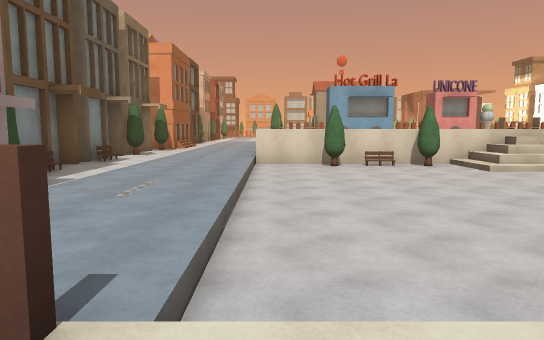
[1] (above)

23 first-person views from a walk through a scene from a Unity 3-D project. The camera is 1.5 m above the floor, tilts 6° down and sees 70° across. The floor is counted in squares, 2 m on a side. Each view is taken from the middle of a square. On the plan, view 1 faces up. The plan holds only what a view shows up to about 12 squares ahead; the rest is blank. The place goes on beyond the plan. The player character is not drawn. Surface patterns are stand-ins for the level's own textures.

[2]
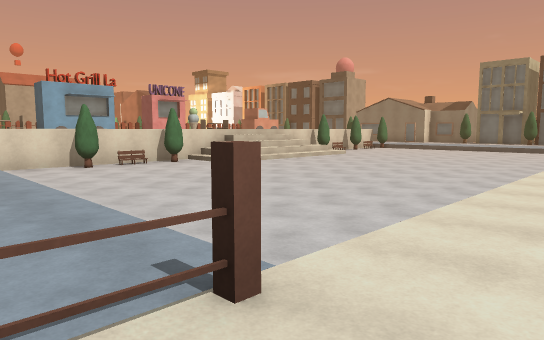

[3]
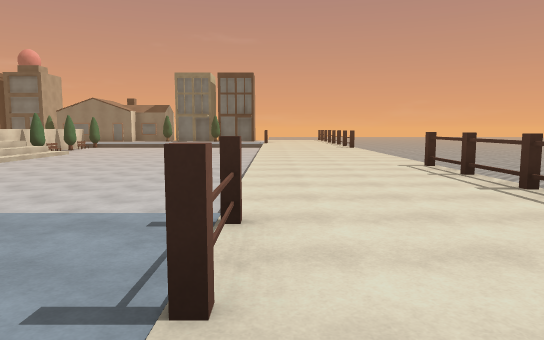

[4]
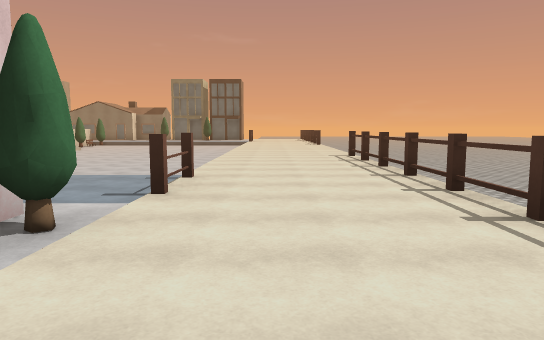

[5]
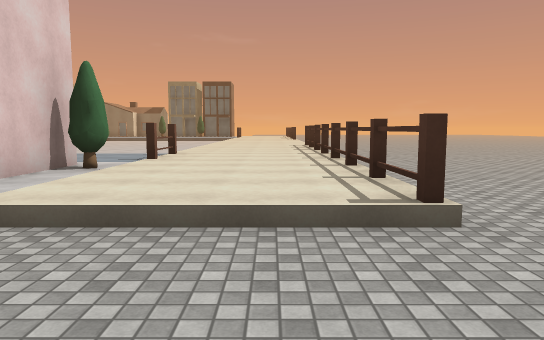

[6]
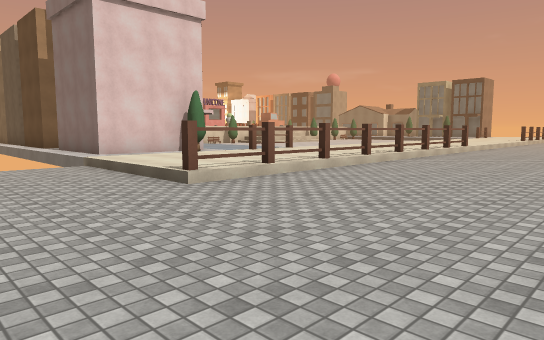

[7]
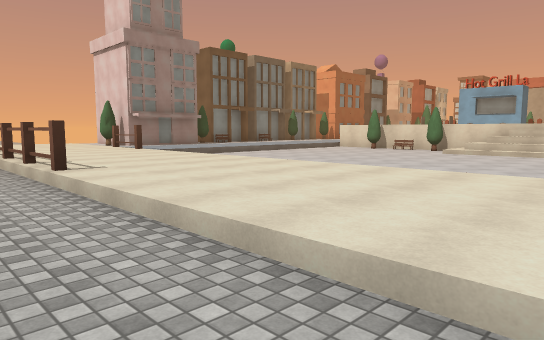

[8]
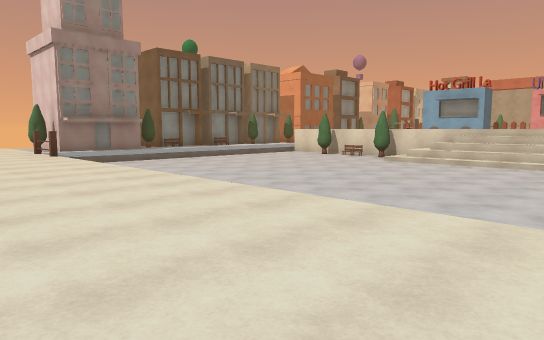

[9]
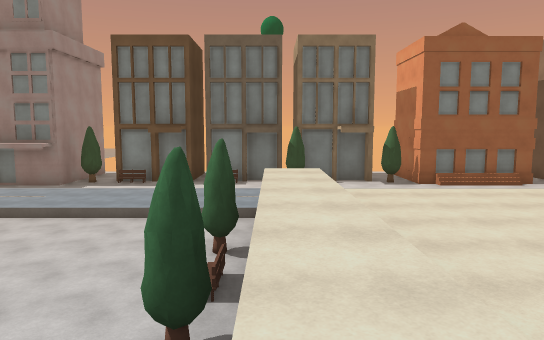

[10]
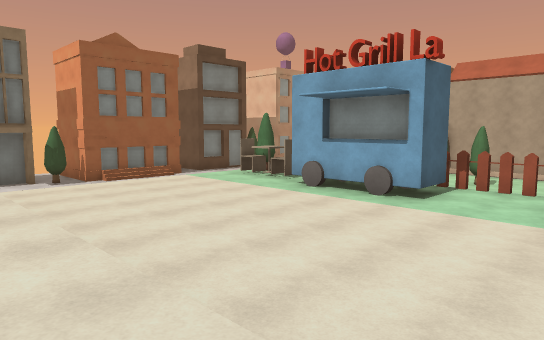

[11]
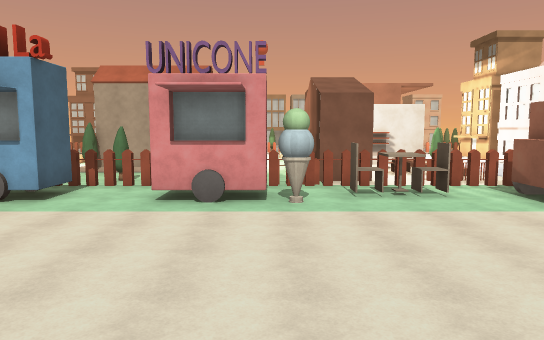

[12]
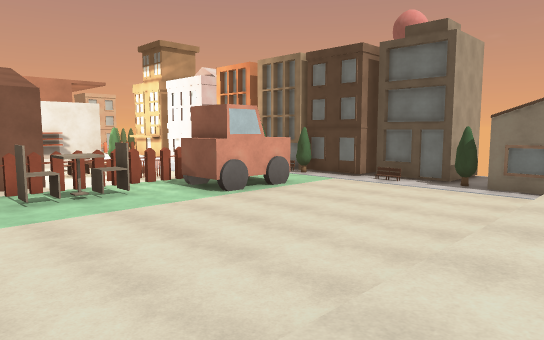

[13]
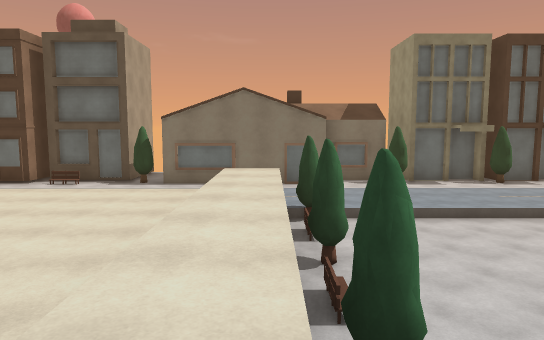

[14]
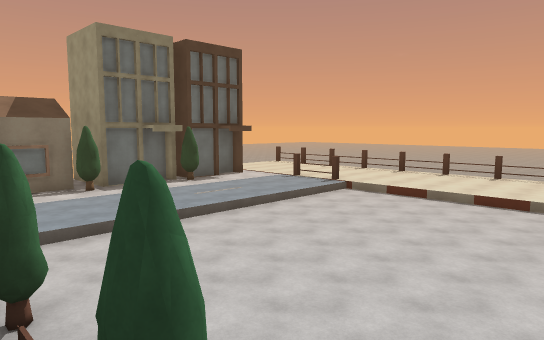

[15]
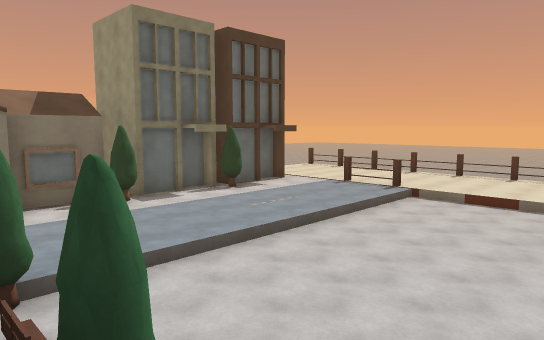

[16]
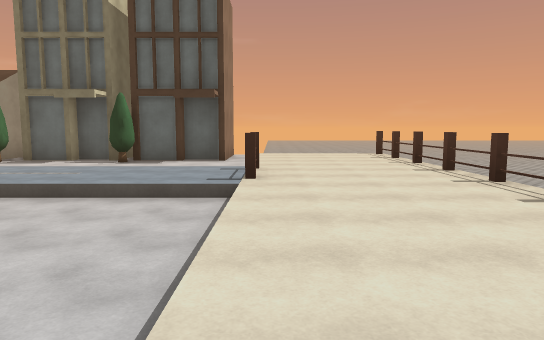

[17]
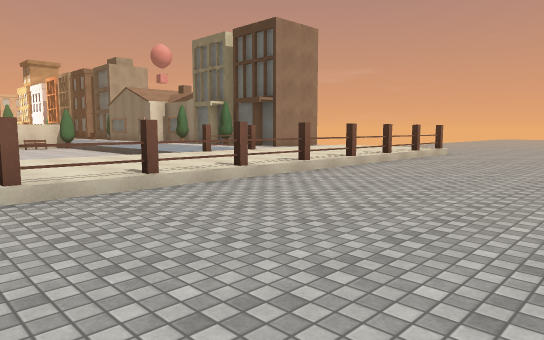

[18]
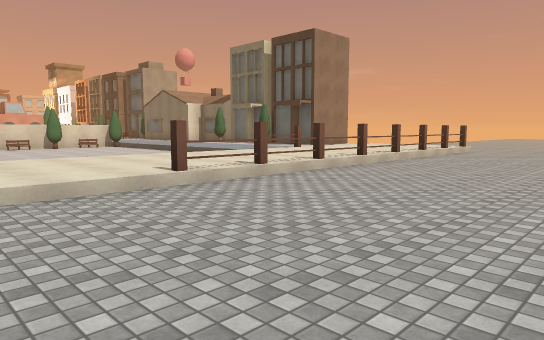

[19]
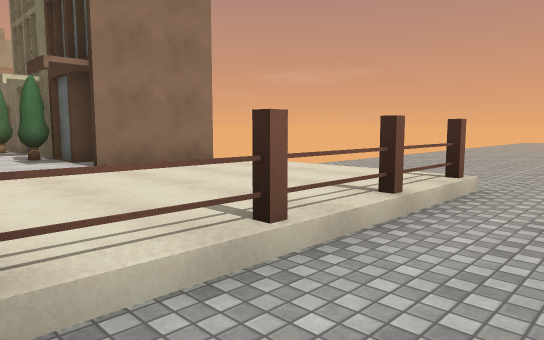

[20]
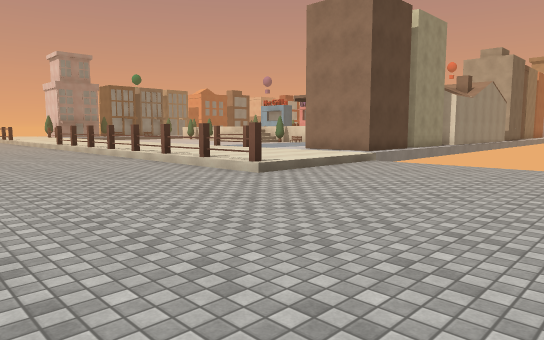

[21]
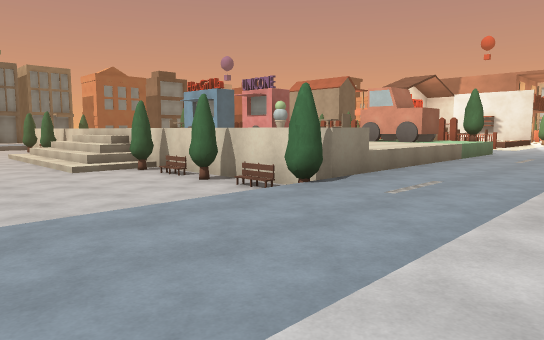

[22]
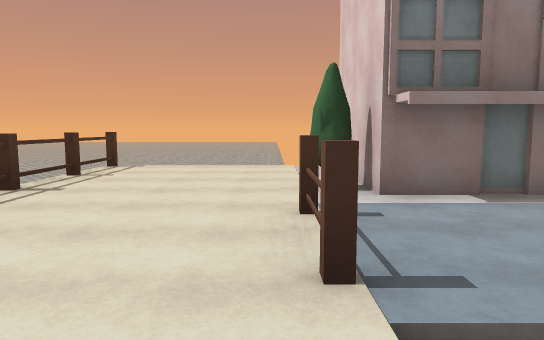

[23]
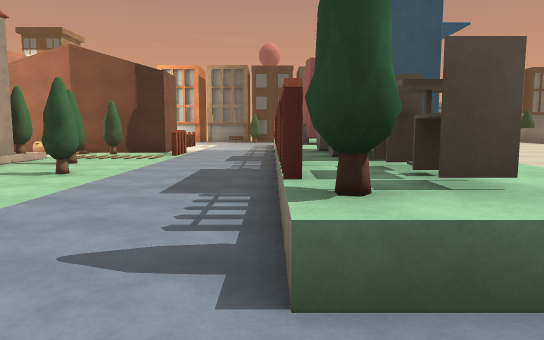

### Floor plan
Key: @ floor where view 1 was taken; # wall or solid block; . main floor; - floor 0.25 m lower than the main floor; _ floor 0.5 m lower than the main floor; / step, stairs or slope; = window, fence, low wall or low ledge; ^ raised ledge; v drop or lower ground; T tree; O other object.
Columns run from 10 left of view 1 to 28 right of it. Each row starts with its distance up from view 1.
 24               ......T
 23              ..T.T..# ..##
 22             ........##....
 21           ...........
 20      #   ............
 19      .. ..T############## T.. #
 18       #. .T#v^^^v^^^v#vv^#T...##
 17       #.  vvv^^^vv^^vvvv^^v...##
 16       #.  vvvvvvvvvvvvvvvvv...##
 15      ##.  vvvvvvvvvvvvvvvvv...T#
 14      #T.  vvvvvvvvvvvvvvvvv...##
 13      #..  vvvvvvvvvvvvvvvvv...#
 12      #T...vvvvvvvvvvvvvvvvv...#
 11      #..../////////////////...#
 10      #/...__T/T///////O_TO_...##
  9      #...._____///////_____....#
  8      #...._________________...T#
  7      ##..._________________....#
  6      #T..._________________....#
  5      ##..._________________...T#
  4       #..._________________....##
  3    ####..._________________....###
  2    #..T..._________________......#
  1 ---/....==.................==..../-----
  0 ---/......@....................../-----
 -1 ---/............................./-----
 -2 ---/..........#..........=......./-----
 -3 --------------------------------------
 -4 ---------------------------------------
 -5 ---------------------------------------
 -6 ---------------- ----------------------
 -7 ----    --------   ------       -- ----

Where each view was taken, in squares from view 1:
view 1: 0 up, 0 right, facing up
view 2: 0 up, 2 left, facing up-right
view 3: 1 up, 4 left, facing right
view 4: 0 up, 7 left, facing right
view 5: 1 down, 10 left, facing right
view 6: 7 down, 10 left, facing up-right
view 7: 4 down, 10 right, facing up-left
view 8: 2 down, 11 right, facing up-left
view 9: 11 up, 7 right, facing left
view 10: 11 up, 8 right, facing up-left
view 11: 11 up, 9 right, facing up
view 12: 11 up, 9 right, facing up-right
view 13: 11 up, 9 right, facing right
view 14: 11 up, 10 right, facing down-right
view 15: 11 up, 12 right, facing down-right
view 16: 1 up, 11 right, facing right
view 17: 7 down, 11 right, facing up-right
view 18: 7 down, 9 right, facing up-right
view 19: 4 down, 18 right, facing up-right
view 20: 7 down, 28 right, facing up-left
view 21: 6 up, 20 right, facing up-left
view 22: 1 up, 1 right, facing left
view 23: 19 up, 2 left, facing right
